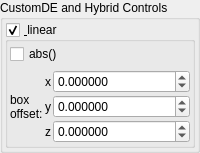
    <widget class="QGroupBox" name="groupBox_4">
     <property name="title">
      <string>CustomDE and Hybrid Controls</string>
     </property>
     <layout class="QVBoxLayout" name="verticalLayout_8">
      <property name="leftMargin">
       <number>2</number>
      </property>
      <property name="topMargin">
       <number>2</number>
      </property>
      <property name="rightMargin">
       <number>2</number>
      </property>
      <property name="bottomMargin">
       <number>2</number>
      </property>
      <item>
       <widget class="MyGroupBox" name="groupCheck_transf_function_enabledO_false">
        <property name="title">
         <string>&amp; linear</string>
        </property>
        <property name="checkable">
         <bool>true</bool>
        </property>
        <layout class="QVBoxLayout" name="verticalLayout_13">
         <property name="leftMargin">
          <number>2</number>
         </property>
         <property name="topMargin">
          <number>2</number>
         </property>
         <property name="rightMargin">
          <number>2</number>
         </property>
         <property name="bottomMargin">
          <number>2</number>
         </property>
         <item>
          <widget class="MyCheckBox" name="checkBox_transf_function_enabledz_false">
           <property name="text">
            <string>abs()</string>
           </property>
          </widget>
         </item>
         <item>
          <layout class="QGridLayout" name="gridLayout_34" columnstretch="0,0,1">
           <property name="spacing">
            <number>2</number>
           </property>
           <item row="0" column="1">
            <widget class="QLabel" name="label_123">
             <property name="text">
              <string notr="true">x</string>
             </property>
            </widget>
           </item>
           <item row="0" column="2">
            <widget class="MyDoubleSpinBox" name="spinbox3_transf_offset_000_x">
             <property name="sizePolicy">
              <sizepolicy hsizetype="Minimum" vsizetype="Maximum">
               <horstretch>0</horstretch>
               <verstretch>0</verstretch>
              </sizepolicy>
             </property>
             <property name="prefix">
              <string/>
             </property>
             <property name="suffix">
              <string/>
             </property>
             <property name="decimals">
              <number>6</number>
             </property>
             <property name="minimum">
              <double>-99.989999999999995</double>
             </property>
             <property name="maximum">
              <double>99.989999999999995</double>
             </property>
             <property name="singleStep">
              <double>0.100000000000000</double>
             </property>
            </widget>
           </item>
           <item row="1" column="1">
            <widget class="QLabel" name="label_124">
             <property name="text">
              <string notr="true">y</string>
             </property>
            </widget>
           </item>
           <item row="2" column="1">
            <widget class="QLabel" name="label_119">
             <property name="text">
              <string notr="true">z</string>
             </property>
            </widget>
           </item>
           <item row="2" column="2">
            <widget class="MyDoubleSpinBox" name="spinbox3_transf_offset_000_z">
             <property name="sizePolicy">
              <sizepolicy hsizetype="Minimum" vsizetype="Maximum">
               <horstretch>0</horstretch>
               <verstretch>0</verstretch>
              </sizepolicy>
             </property>
             <property name="prefix">
              <string/>
             </property>
             <property name="suffix">
              <string/>
             </property>
             <property name="decimals">
              <number>6</number>
             </property>
             <property name="minimum">
              <double>-99.989999999999995</double>
             </property>
             <property name="maximum">
              <double>99.989999999999995</double>
             </property>
             <property name="singleStep">
              <double>0.100000000000000</double>
             </property>
            </widget>
           </item>
           <item row="1" column="2">
            <widget class="MyDoubleSpinBox" name="spinbox3_transf_offset_000_y">
             <property name="sizePolicy">
              <sizepolicy hsizetype="Minimum" vsizetype="Maximum">
               <horstretch>0</horstretch>
               <verstretch>0</verstretch>
              </sizepolicy>
             </property>
             <property name="prefix">
              <string/>
             </property>
             <property name="suffix">
              <string/>
             </property>
             <property name="decimals">
              <number>6</number>
             </property>
             <property name="minimum">
              <double>-99.989999999999995</double>
             </property>
             <property name="maximum">
              <double>99.989999999999995</double>
             </property>
             <property name="singleStep">
              <double>0.100000000000000</double>
             </property>
            </widget>
           </item>
           <item row="0" column="0" rowspan="3">
            <widget class="QLabel" name="label_266">
             <property name="text">
              <string>box
offset:</string>
             </property>
            </widget>
           </item>
          </layout>
         </item>
        </layout>
       </widget>
      </item>
     </layout>
    </widget>
